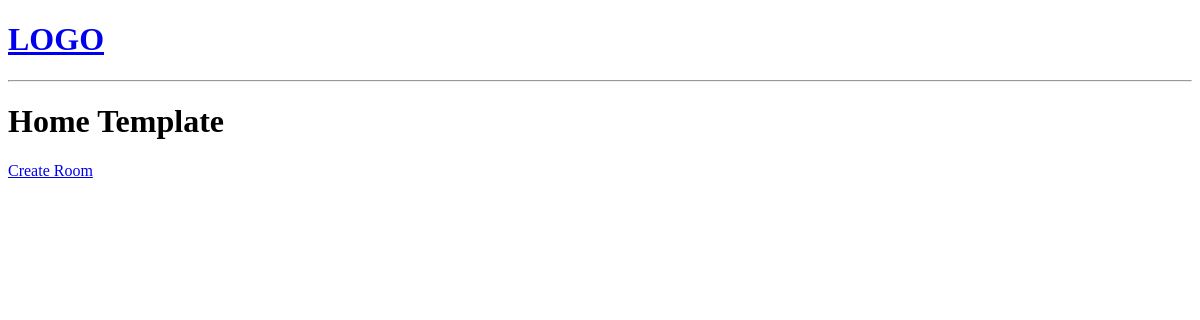
/, run on an earlier commit of the app's database.
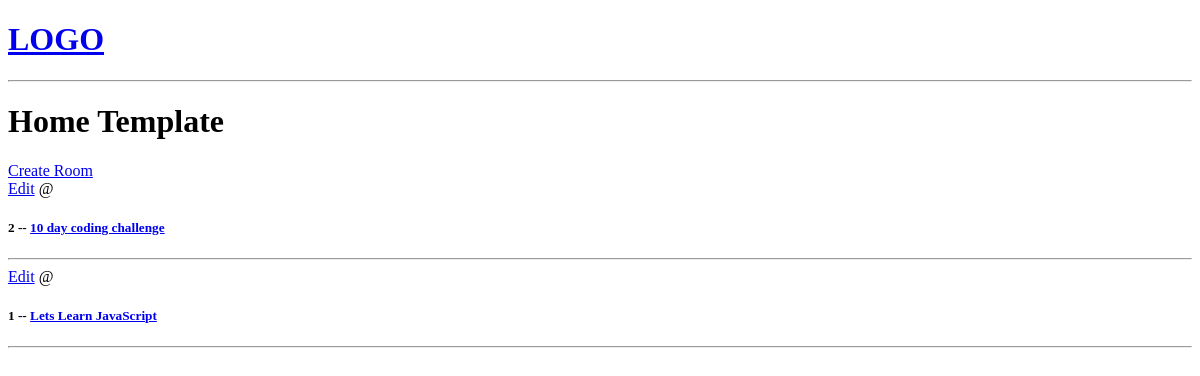
And on a later commit of the database.
### base/models.py (models this page shows, shortened)
class Room (models.Model):
    host =models.ForeignKey(User, on_delete=models.SET_NULL, null=True)
    topic =models.ForeignKey(Topic, on_delete=models.SET_NULL, null=True)
    name = models.CharField(max_length=200)
    description = models.TextField(null=True, blank=True)
    updated = models.DateTimeField(auto_now=True)
    created = models.DateTimeField(auto_now_add=True)
    class Meta:
        ordering = ['-updated', '-created']

### base/views.py (the view)
# urls.py: path('', views.home, name="home"),
def home(request):
    rooms = Room.objects.all()
    context = {'rooms':rooms}
    return render (request, 'base/home.html',context)

### base/templates/base/home.html (shortened to what this page needs)
{% extends 'main.html' %}
{% block content %}
<h1>Home Template</h1>
<div>
    <a href="{% url 'create-room' %}">Create Room</a>
    <div>
        {% for room in rooms %}
        <div>
            <a href="{%url 'update-room' room.id %}">Edit</a>
            <span>@{{room.host.username}}</span>
            <h5>{{room.id}} -- <a href="{% url 'room' room.id %}">{{room.name}}</a></h5>
            <hr>
        </div>
        {% endfor %}
    </div>
</div>
{% endblock content %}

What changed in the data, as far as the page shows it:
added Room: id "2", name "10 day coding challenge"
added Room: id "1", name "Lets Learn JavaScript"
